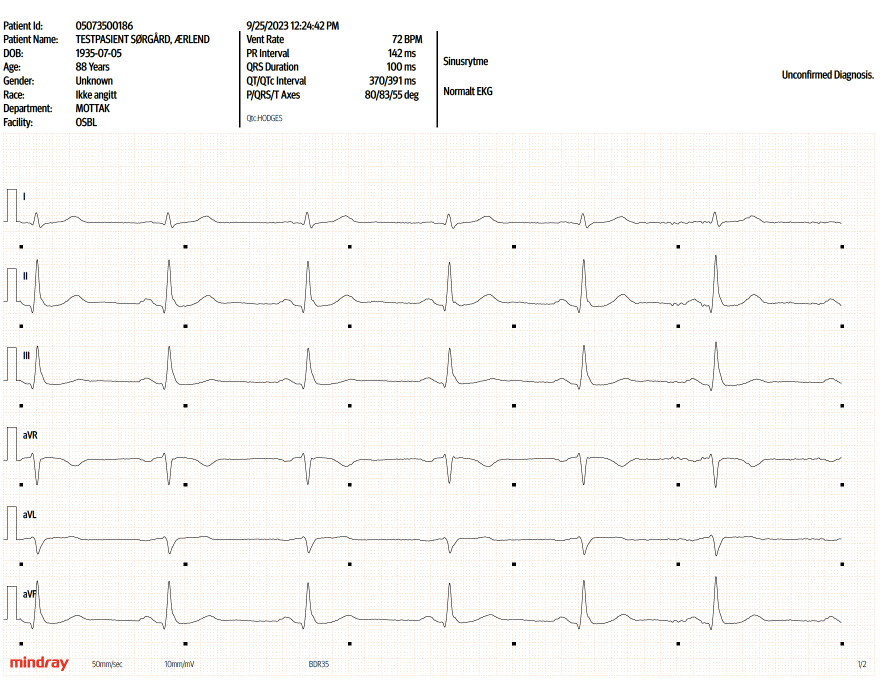
#> input picture 1.png, 3576 x 2726 px (shown at 1/4 size); its folder holds 3 pictures in this run
$ python script.py   (older library calls are emulated)
#> lines starting #> are read from the running program, lines starting #| are printed output that depends on the picture
from PIL import Image, ImageDraw, ImageFont
import os

# Define the area for the patient info overlay
patient_info_area = (0, 0, 900, 300)

# Load the Roboto font
font = ImageFont.truetype("Roboto.ttf", 40)  # Adjust the font size as needed

def add_overlay(image_path, study_id):
    # Open the image
#> called with image_path = '1.png', study_id = 1
    with Image.open(image_path) as img:
        # Create a drawing context
#> img is the input picture: PIL image 3576x2726 RGBA; mean R, G, B, A 250.3, 248.3, 246.7, 255
        draw = ImageDraw.Draw(img)

        # Draw the rectangle for the patient info area with a solid fill to hide the image below
        draw.rectangle(patient_info_area, outline="black", fill="white")  # Change "white" to any color as needed

        # Text to be added
        text = f"study_id: {study_id}"

        # Calculate the width and height of the text to be added
        try:
            text_width, text_height = draw.textsize(text, font=font)
#> text_width = 219; text_height = 47
        except AttributeError:
            # If the above fails, manually calculate text size (less accurate)
            text_width, text_height = font.getmask(text).size

        # Calculate the position for the centered text
        text_x = patient_info_area[0] + (patient_info_area[2] - patient_info_area[0] - text_width) / 2
#> text_x = 340.5
        text_y = patient_info_area[1] + (patient_info_area[3] - patient_info_area[1] - text_height) / 2
#> text_y = 126.5

        # Add the centered text with the specified color
        draw.text((text_x, text_y), text, font=font, fill="black")  # Change "black" to any text color as needed

        # Save the image in the output folder
        output_path = os.path.join("output", os.path.basename(image_path))
        img.save(output_path)
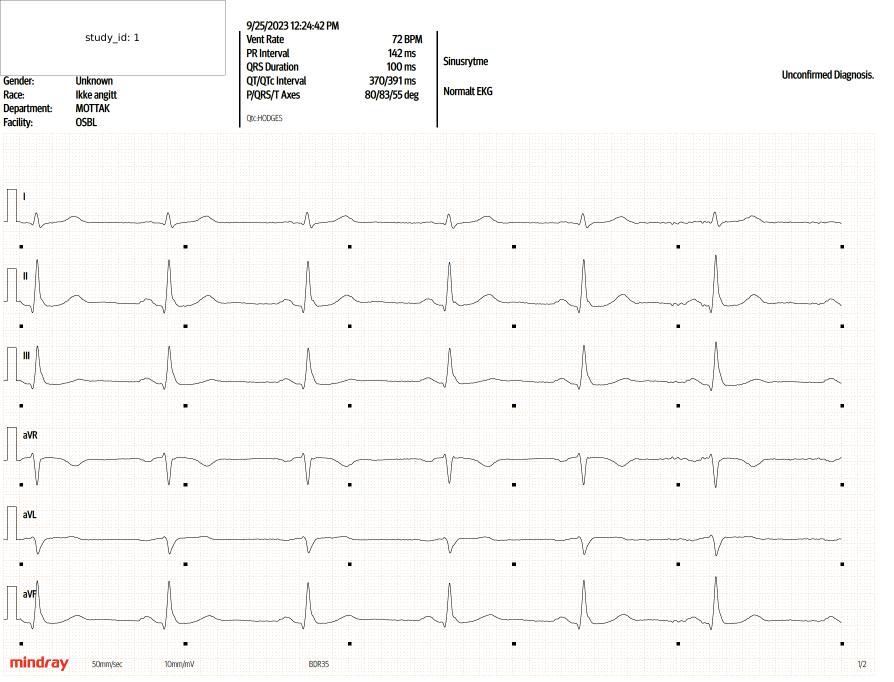
#> saved as 1.png: PIL image 3576x2726 RGBA (shown at 1/4 size); mean R, G, B, A 250.9, 248.8, 247.2, 255

        print(f"Overlay added and image saved to: {output_path}")  # Completion of overlay addition and saving

# Make sure the output directory exists
os.makedirs("output", exist_ok=True)

# Iterate through your image files
for i in range(1, 3):  # Adjust the range based on your images
    image_path = f"{i}.png"
    add_overlay(image_path, i)

print("All images have been processed.")  # Overall completion
